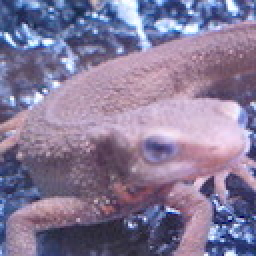
//> input picture imori.jpg, 128 x 128 px (shown 2 times larger)
$ ./answer_13   (built with g++ and OpenCV 4)
//> lines starting //> are read from the running program, lines starting //| are printed output that depends on the picture
//
// Created by YunShao on 2020/7/14.
//
#include <opencv2/core.hpp>
#include <opencv2/highgui.hpp>
#include <iostream>
#include <math.h>
using namespace cv;
//使用网格内像素的最大值和最小值的差值对网格内像素重新赋值。通常用于边缘检测
Mat max_min_filter(cv::Mat img, int kernel_size){
    int height = img.rows;
    int width = img.cols;

    // prepare output
    cv::Mat out = cv::Mat::zeros(height, width, CV_8UC1);

    int pad = floor(kernel_size / 2);
    double vmax = 0, vmin = 999, v = 0;

    // filtering
    for (int y = 0; y < height; y++){
        for (int x = 0; x < width; x++){
            vmax = 0;
            vmin = 999;
            for(int dy=-pad;dy<pad+1;dy++){
                for(int dx=-pad;dx<pad+1;dx++){
                    if(((y+dy)>=0 && (x+dx)>=0) && ((y+dy)<height && (x+dx)<width) ){
                        v = (double)img.at<uchar>(y+dy,x+dx);
                        if(v>vmax){
                            vmax =v;
                        }
                        if(v<vmin){
                            vmin = v;
                        }
                    }
                }
            }
            out.at<uchar>(y, x) = (uchar)(vmax - vmin);
        }
    }
    return out;
}
int main(int argc, const char* argv[]){
    // read image
    cv::Mat gray = cv::imread("../imori.jpg", cv::IMREAD_GRAYSCALE);
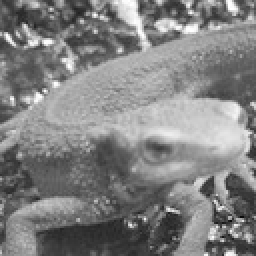
//> gray: 128 rows x 128 cols, CV_8UC1 (shown 2 times larger); min 8, max 255, mean 129.1

    // max min filter
    cv::Mat out = max_min_filter(gray, 3);
//> the loop in max_min_filter, `for (int y = 0; y < height; y++)` made 128 passes
//> (vmax, vmin, v) on passes 1 to 12: (137, 88, 109), (179, 88, 104), (179, 92, 92), (179, 75, 75), (142, 75, 94), (137, 75, 88), (151, 88, 105), (177, 88, 141), (190, 105, 150), (190, 141, 169), (190, 150, 173), (185, 126, 126)
//> after the loop in max_min_filter, `for (int y = 0; y < height; y++)`:
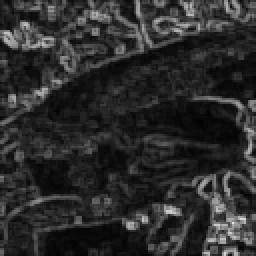
//> out: 128 rows x 128 cols, CV_8UC1 (shown 2 times larger); min 2, max 232, mean 43.9
//> after the loop in max_min_filter, `for (int y = 0; y < height; y++)`: vmax = 96; vmin = 57; v = 66

    //cv::imwrite("out.jpg", out);
    cv::imwrite("answer_13.jpg", out);

    return 0;
}

$ run again, with thorino.jpg copied over imori.jpg
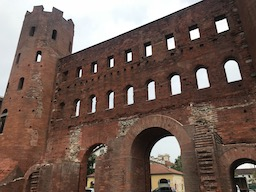
//> input picture thorino.jpg, 256 x 192 px
//> `cv::Mat gray = cv::imread("../imori.jpg", cv::IMREAD_GRAYSCALE);`:
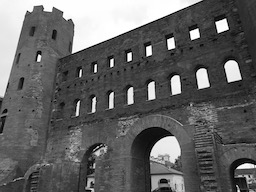
//> gray: 192 rows x 256 cols, CV_8UC1; min 0, max 255, mean 99.4
//> the loop in max_min_filter, `for (int y = 0; y < height; y++)` made 192 passes
//> (vmax, vmin, v) on passes 1 to 3: (60, 52, 52), (60, 52, 52), (58, 52, 58)
//> after the loop in max_min_filter, `for (int y = 0; y < height; y++)`:
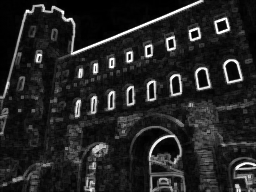
//> out: 192 rows x 256 cols, CV_8UC1; min 0, max 255, mean 36.5
//> after the loop in max_min_filter, `for (int y = 0; y < height; y++)`: vmax = 113; vmin = 34; v = 89
